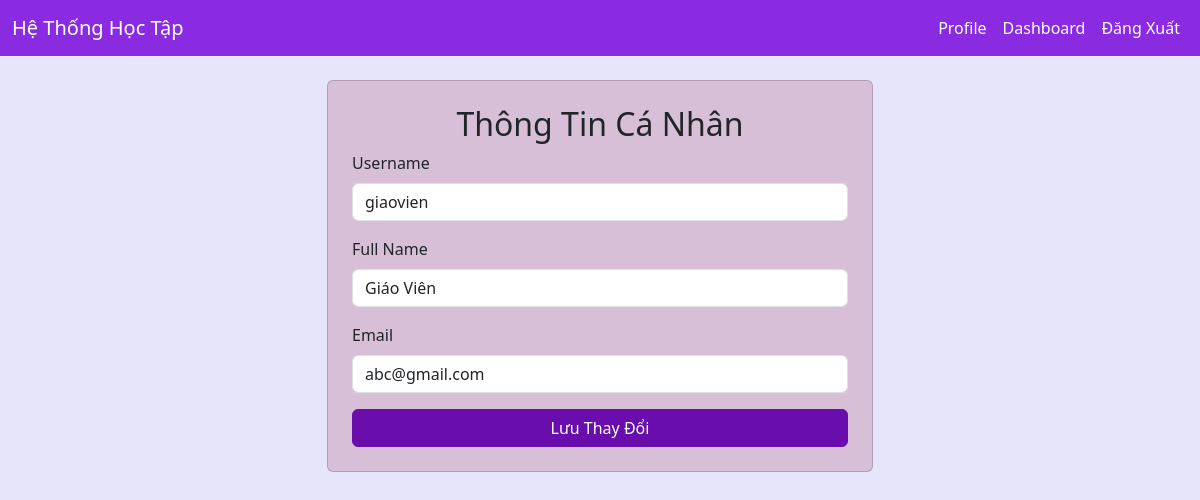
The app's page /profile (signed in) with its own data.
### models.py (models this page shows)
class User(db.Model):
    __tablename__ = 'user'  # Thêm tên bảng để tránh xung đột
    id = db.Column(db.Integer, primary_key=True)
    username = db.Column(db.String(80), unique=True, nullable=False)
    password = db.Column(db.String(120), nullable=False)
    role = db.Column(db.String(20), nullable=False)  # admin, teacher, student
    full_name = db.Column(db.String(100))
    email = db.Column(db.String(120), unique=True)
    courses = db.relationship('Course', backref='teachers', lazy=True, foreign_keys='Course.teacher_id')

### auth/routes.py (the view, shortened to what this page needs)
@auth_bp.route('/profile', methods=['GET', 'POST'])
def profile():
    if not session.get('user_id'):
        flash('Vui lòng đăng nhập!', 'danger')
        return redirect(url_for('auth.login'))
    user = User.query.get(session['user_id']) or Student.query.get(session['user_id'])
    return render_template('profile.html', user=user)

### templates/profile.html (shortened to what this page needs)
{% extends "base.html" %}
{% block content %}
<div class="row justify-content-center">
    <div class="col-md-6">
        <div class="card p-4">
            <h2 class="text-center">Thông Tin Cá Nhân</h2>
            <form method="POST">
                <div class="mb-3">
                    <label class="form-label">Username</label>
                    <input type="text" value="{{ user.username }}" class="form-control" readonly>
                </div>
                <div class="mb-3">
                    <label class="form-label">Full Name</label>
                    <input type="text" name="full_name" value="{{ user.full_name or '' }}" class="form-control">
                </div>
                <div class="mb-3">
                    <label class="form-label">Email</label>
                    <input type="email" name="email" value="{{ user.email or '' }}" class="form-control">
                </div>
                <button type="submit" class="btn btn-primary w-100">Lưu Thay Đổi</button>
            </form>
        </div>
    </div>
</div>
{% endblock %}

### templates/base.html (style rules this page uses)
body { background-color: #e6e6fa; color: #4b0082; }
.btn-primary { background-color: #6a0dad; border-color: #6a0dad; }
.card { background-color: #d8bfd8; }

### records on screen
User: username "giaovien", full_name "Giáo Viên", email "abc@gmail.com"
